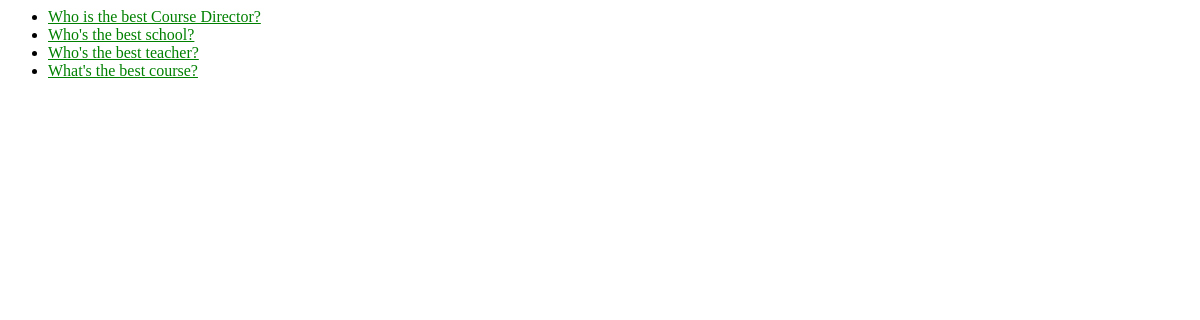
/polls/, run on an earlier commit of the app's database.
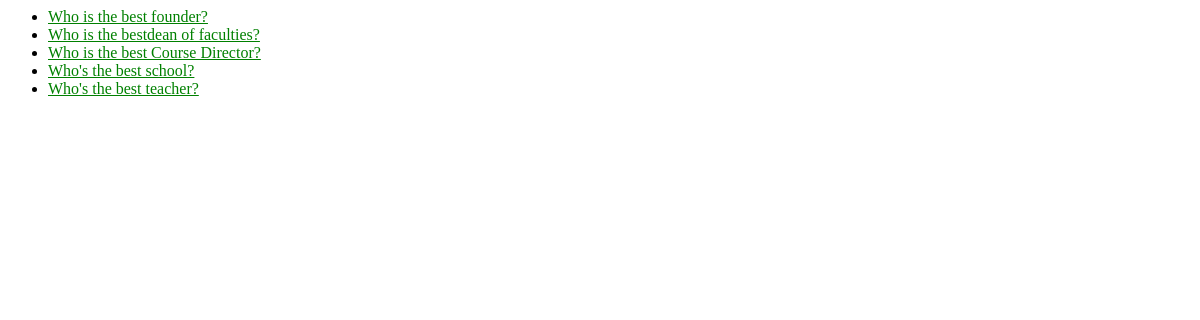
And on a later commit of the database.
### polls/models.py (models this page shows, shortened)
class Question(models.Model):
    question_text = models.CharField(max_length=200)
    pub_date = models.DateTimeField('date published')

### polls/views.py (the view)
# urls.py: path('', views.IndexView.as_view(), name='index'),
class IndexView(generic.ListView):
    template_name = "polls/index.html"
    context_object_name = "latest_question_list"
    def get_queryset(self):
        return Question.objects.filter(pub_date__lte=timezone.now()).order_by('-pub_date')[:5]

### polls/templates/polls/index.html
{% load static %}
<link rel="stylesheet" href="{% static 'polls/style.css' %}">
{% if latest_question_list %}
<ul>
  {% for question in latest_question_list %}
  <li>
    <a href="{% url 'polls:detail' question.id %}">{{question.question_text}}</a>
  </li>
  {% endfor %}
</ul>
{% else %}
<p>No questions are available.</p>
{% endif %}

What changed in the data, as far as the page shows it:
no longer on this page (row unchanged): Question: question_text "What's the best course?"
added Question: question_text "Who is the best founder?"
added Question: question_text "Who is the bestdean of faculties?"
